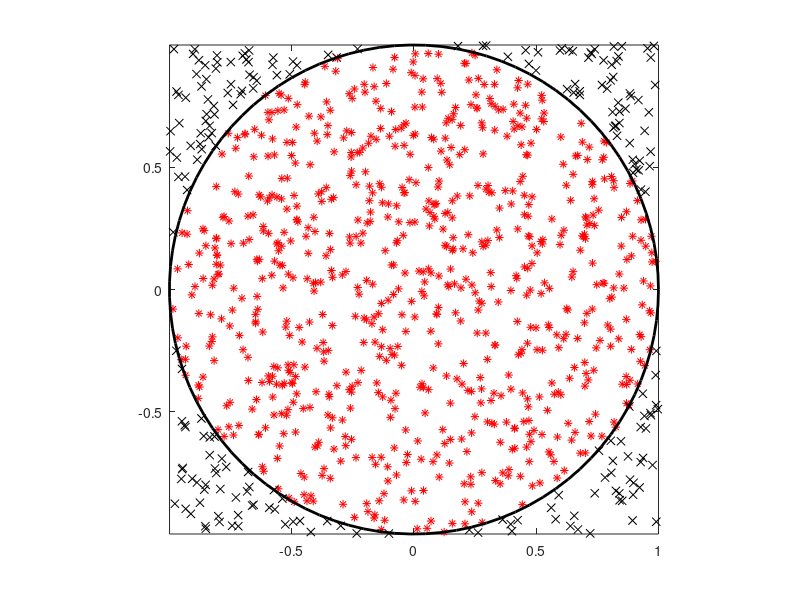

Source code (MATLAB):
clear;clf;
hold on
N = 1000;
count = 0;
for i = 1:N
  x = 2*rand(1)-1;
  y = 2*rand(1)-1;
  r = sqrt(x^2+y^2);
  if r < 1
    count = count + 1;
    plot(x,y,'r*')
  else
    plot(x,y,'kx')
  endif
end
t = linspace(0, 2*pi, 100);
plot(cos(t),sin(t),'k','linewidth', 2)
Pi = 4*(count/N)
axis image
box on
